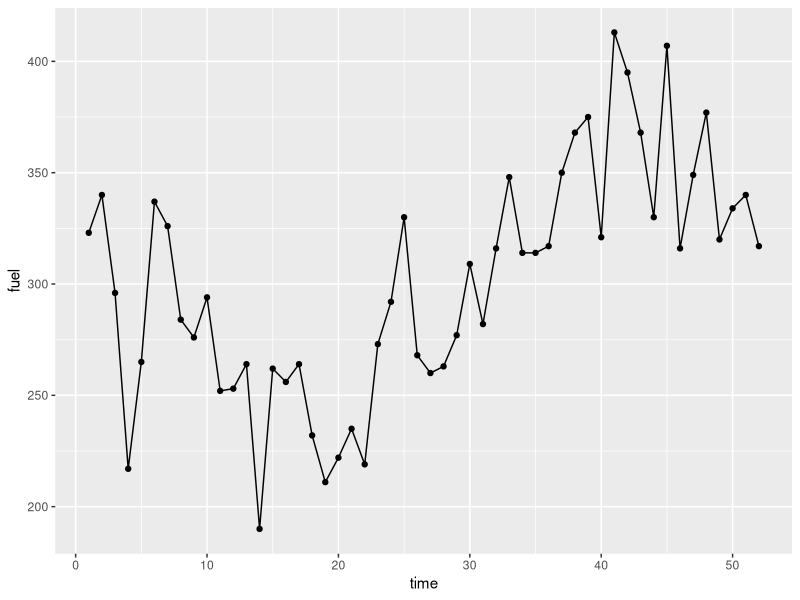
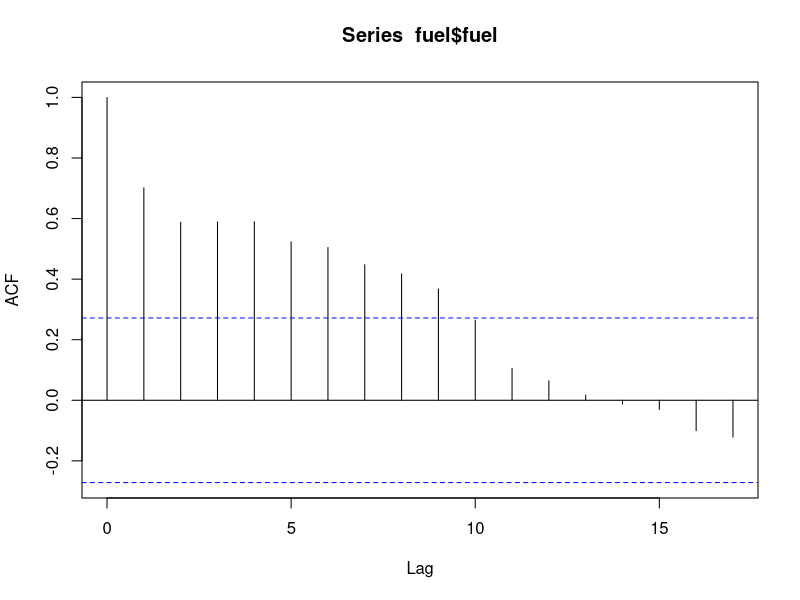
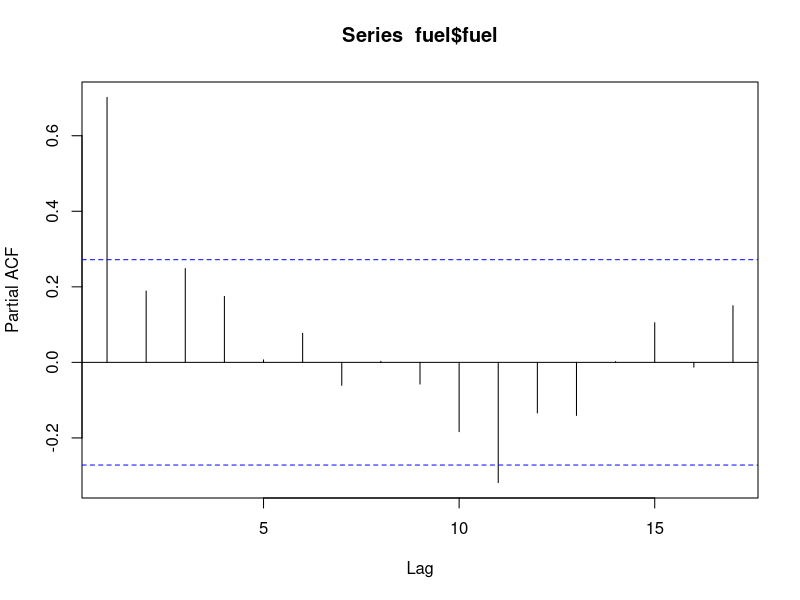
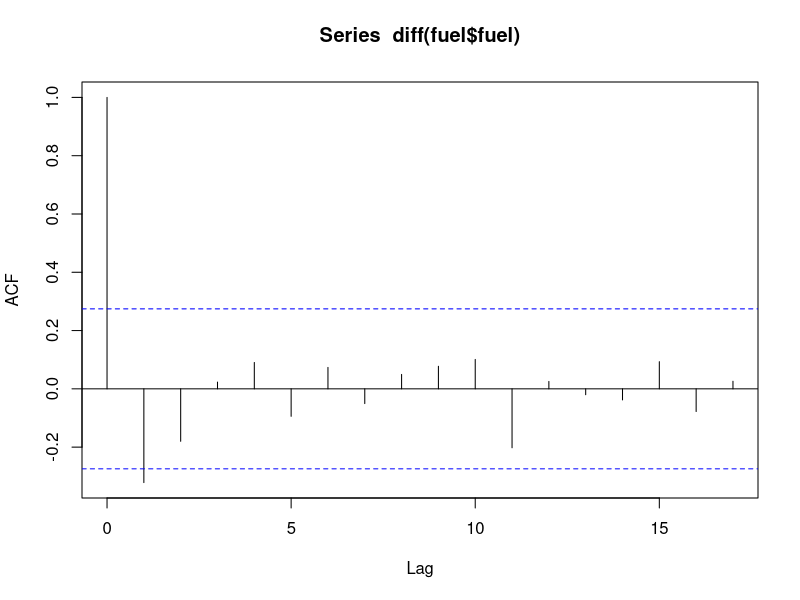
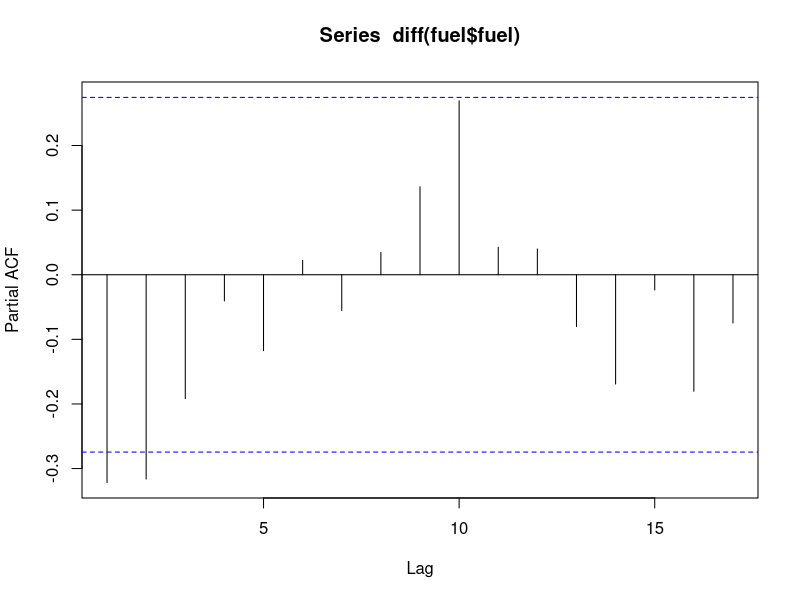
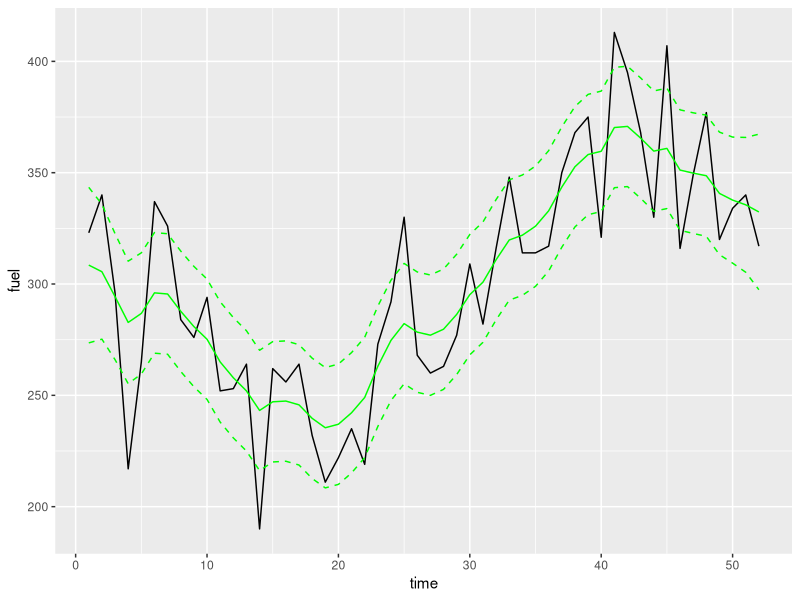
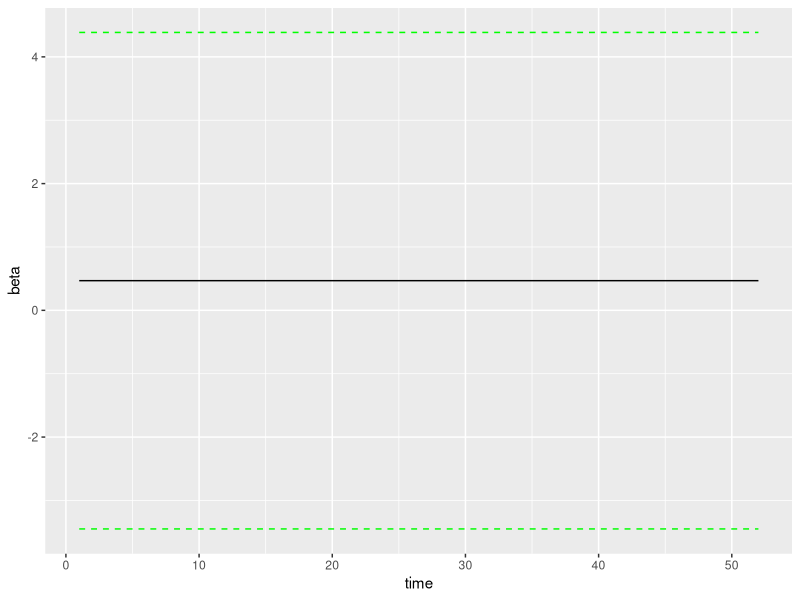
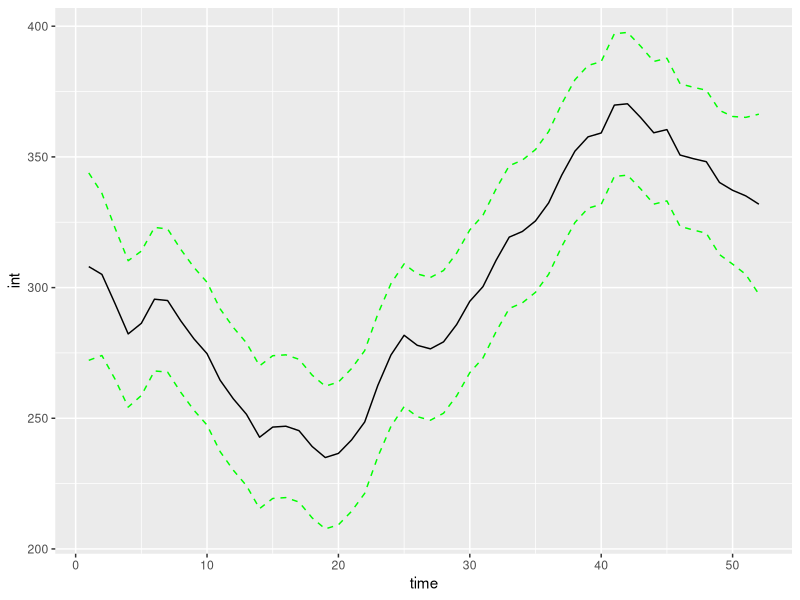

These charts were generated, in order, by the following R code:
## ---- chunk 1
knitr::opts_chunk$set(echo = TRUE)
## ---- chunk 2
library(tidyverse)
## ---- chunk 3
fuel = read_csv("fuel_cell_quarterly.csv", col_names = FALSE)
combustion = read_csv("combustion_engine_quarterly.csv", col_names = FALSE)

head(fuel)
names(fuel) = "fuel"
names(combustion) = "combustion"
head(cbind(fuel,combustion))
## ---- chunk 4
fuel = fuel %>% mutate(time = seq(1,length(fuel)))
fuel
## ---- chunk 5
ggplot(fuel, aes(x=time, y=fuel)) +
  geom_point() +
  geom_line()
## ---- chunk 6
acf(fuel$fuel)
acf(fuel$fuel, type="partial")
acf(diff(fuel$fuel))
acf(diff(fuel$fuel), type="partial")
## ---- chunk 7
YY = fuel$fuel
ls.out = lm(fuel~time, data = fuel, subset = time<5 )
coef = ls.out$coefficients
bb = c(sum(coef), coef[2])
bb
## ---- chunk 8
#This is the function that computes the likelihood for LLM with
#sigma.alpha is factored out of the model
#need 
#YY: time series and
#bb: vector (a+b, b), a and b are the LSE of intercept and slope of the LS line using
#the first few observations of YY
lik<-function(vec){
sigma.eps = 1
sigma.gnu = vec[1]
sigma.eta = vec[2]
#theta = vec[3]#this is for AR
#theta<-1#this is for a random walk for beta values
y = YY
ll = length(y)
aux = c(1,1,0,1)
TT = matrix(aux,2,2,byrow=T)
lTT = nrow(TT)
#A<-cbind(diag(rep(1,lTT)),rep(0,lTT))
A = cbind(diag(-1,lTT),bb)#
ncA0 = ncol(A)
QQ = matrix(0,ncA0,ncA0)
DD = rep(0,ll)
elem = c((sigma.gnu^2),0,0,(sigma.eta^2))
HHt = matrix(elem,lTT,lTT,byrow=T)
#P<-matrix(rep(0,lTT^2),lTT,lTT)
P0 = matrix(0, lTT, lTT)
P = P0
Z = matrix(c(1,0),1,lTT)
#
for (i in 1:ll){
GGt = sigma.eps^2
aux2 = matrix(c(rep(0,(ncA0-1)),y[i]),1,ncA0)
E = aux2-Z%*%A
D = Z%*%P%*%t(Z) + GGt
DD[i] = D
Dinv = 1/D
K = TT %*% P %*% t(Z) %*% Dinv
A = TT %*% A + K %*% E
L = TT - K %*% Z
P = L %*% P %*% t(TT) + HHt
QQ = QQ + t(E) %*% Dinv %*% E
}
#print(QQ)
#
SS = QQ[(1:lTT),(1:lTT)]
aux = eigen(SS)$values
ldSS = sum(log(aux))
qqq = as.matrix(QQ[((lTT+1):ncA0),((lTT+1):ncA0)])
ss = QQ[(1:lTT),((lTT+1):ncA0)]
Sinv = solve(SS)
gamma.est = Sinv %*% ss
sigma2.est = (qqq - t(ss) %*% Sinv %*% ss)/ll
sigma2.est = as.numeric(sigma2.est)
sigmatilde2 = (ll/(ll-ncA0+1))*sigma2.est
#linfty<-(-0.5)*((ll-ncA0+1)*(1+log(sigmatilde2))+ldSS+sum(log(abs(DD))))
loglik = (-0.5)*((ll-ncA0+1)*(1+log(sigmatilde2))+sum(log(abs(DD))))
-loglik}
## ---- chunk 9
lik(c(.05,.05))
min.out = nlminb(c(1,1), lik)
min.out$par
## ---- chunk 10
#locally linear trend
#####################
#This is the DKF 
# The state space form is
#     y(x)  =  Z(x)*alpha(x) + G*u(x)
#alpha(x+1) = TT*alpha(x) + H*u(x)
# the DKF is initialized with A0 and P0 (Q0=0).
#
#sigma.eps^2 is concentrated out
#
dkf = function(vec, YY){
sigma.eps = 1
sigma.gnu = vec[1]
sigma.eta = vec[2]
y = YY
ll = length(y)
aux = c(1, 1, 0, 1)
TT = matrix(aux, 2, 2, byrow=T)
#print(TT)
lTT = nrow(TT)
A = cbind(diag(-1, lTT), bb)
#print(A)
ncA0 = ncol(A)
QQ = matrix(0, ncA0, ncA0)
DD = rep(0, ll)
EE = matrix(0, 1, (ncA0*ll))
AA = matrix(rep(0, ncA0 * lTT * (ll + 1)), lTT, (ncA0 * (ll + 1)))
AA[,(1:ncA0)] = A
PP = matrix(rep(0,(lTT*lTT*(ll+1))),lTT,(lTT*(ll+1)))
KK = matrix(rep(0,(lTT*ll)),lTT,ll)
elem = c((sigma.gnu^2), 0, 0, (sigma.eta^2))
HHt = matrix(elem,lTT,lTT,byrow=T)
P = matrix(0 ,lTT,lTT)
PP[ ,(1:lTT)] = P
ee = rep(0,ll)
mse.ee = rep(0,ll)
for (i in 1:ll){
Z = matrix(c(1,0),1,lTT)
GGt = sigma.eps^2
aux2 = matrix(c(rep(0,(ncA0-1)),y[i]),1,ncA0)
E = aux2-Z%*%A
EE[,((i-1)*ncA0+1):(i*ncA0)] = E
EEgam = matrix(E[,(1:lTT)],1,lTT)
D = Z%*%P%*%t(Z) + GGt
DD[i] = D
Dinv = 1/D
K = TT %*% P %*% t(Z) %*% Dinv
KK[,i] = K
A = TT %*% A + K %*% E
AA[,((i*ncA0+1):((i+1)*ncA0))] = A
L = TT-K%*%Z
P = L%*%P%*%t(TT) + HHt
PP[,((i*lTT+1):((i+1)*lTT))] = P
if (i>2){
SS = QQ[(1:lTT),(1:lTT)]
#print(eigen(SS)$values)
SSinv = solve(SS)
ss = QQ[(1:lTT),((lTT+1):ncA0)]
gamma = SSinv%*%ss
aux = matrix(c(-gamma,1),ncA0,1)
ee[i] = E%*%aux
mse.ee[i] = EEgam%*%SSinv%*%t(EEgam)}
#junk<-t(E)%*%Dinv%*%E
#print(eigen(junk)$values)
QQ = QQ+t(E)%*%Dinv%*%E}
SS = QQ[(1:lTT),(1:lTT)]
aux = eigen(SS)$values
#print(aux)
ldSS = sum(log(aux))
qqq = as.matrix(QQ[((lTT+1):ncA0),((lTT+1):ncA0)])
ss = QQ[(1:lTT),((lTT+1):ncA0)]
Sinv = solve(SS)
gamma.est = Sinv %*% ss
sigma2.est = (qqq-t(ss) %*% Sinv %*% ss)/ll
sigma2.est = as.numeric(sigma2.est)
mse.gamma.est = sigma2.est*Sinv
mse.ee = sigma2.est * (DD + mse.ee)
l0 = (-0.5) * (ll*(1 + log(sigma2.est)) + sum(log(abs(DD))))
sigmatilde2 = (ll/(ll - ncA0 + 1)) * sigma2.est
linfty = (-0.5)*((ll-ncA0+1)*(1 + log(sigmatilde2)) + ldSS + sum(log(abs(DD))))
ee.std = ee/sqrt(mse.ee)
list(gamma.est = gamma.est, mse.gamma = mse.gamma.est, linfty = linfty, l0 = l0, ncA0 = ncA0, ll = ll,
D=DD, E=EE, Z=Z, A = AA, P = PP, K = KK, TT = TT, y = y, ee = ee, mse.ee = mse.ee, ee.std = ee.std,
sigma2 = sigma2.est, 
sigma.eps2 = sigma2.est*sigma.eps^2,
sigma.gnu2 = sigma2.est*sigma.gnu^2,
sigma.eta2 = sigma2.est*sigma.eta^2,
sigma.eps = sqrt(sigma2.est*sigma.eps^2),
sigma.gnu = sqrt(sigma2.est*sigma.gnu^2),
sigma.eta = sqrt(sigma2.est*sigma.eta^2)
)}
## ---- chunk 11
dkf.out = dkf(min.out$par, fuel$fuel)
## ---- chunk 12
#This is the smoothing filter.
#Run the DKF first
#
smfilt = function(dkf.out){
y = dkf.out$y
ll = length(y)
TT = dkf.out$TT
lTT = ncol(TT)
ncA0 = dkf.out$ncA0
N = matrix(0,lTT,ncA0)
R = matrix(0,lTT,lTT)
Z = dkf.out$Z
ncolZ = ncol(Z)
gamma.est = dkf.out$gamma.est
mse.gamma = as.matrix(dkf.out$mse.gamma)
sigma2 = as.numeric(dkf.out$sigma2)
alphahat = matrix(0,ncolZ,ll)
mse.alphahat = matrix(0,lTT,lTT*ll)
for (i in 1:ll){
#Z = matrix(dkf.out$Z[ll-i+1,],1,ncolZ)
tZ = t(Z)
D = dkf.out$D[(ll-i+1)]
E = dkf.out$E[,((ll*ncA0-ncA0*i+1):(ncA0*ll-ncA0*(i-1)))]
A = dkf.out$A[,((ll*ncA0-ncA0*i+1):(ncA0*ll-ncA0*(i-1)))]
P = dkf.out$P[,((ll*ncolZ-ncolZ*i+1):(ncolZ*ll-ncolZ*(i-1)))]
K = matrix(dkf.out$K[,(ll-i+1)],ncolZ,1)
L = TT-K%*%Z
Dinv = 1/D
Dinv = as.numeric(Dinv)
tL = t(L)
junk = Dinv*tZ
N = junk%*%E +tL%*%N
R = Dinv*(tZ%*%Z)+tL%*%R%*%L
Naux = (A+P%*%N)
Naux2 = Naux%*%matrix(c(-gamma.est,1),ncA0,1)
alphahat[,ll-i+1] = Naux2
Naux2 = as.matrix(Naux[,(1:lTT)])
mse = (sigma2*(P-P%*%R%*%P))+(Naux2%*%mse.gamma%*%t(Naux2))
mse.alphahat[, (2*ll-2*i+1):(2*ll-2*i+2)] = mse
}
#eband.low<-alphahat-2*sqrt(mse.alphahat)
#eband.high<-alphahat+2*sqrt(mse.alphahat)
list(alpha=alphahat, mse.alpha = mse.alphahat)
}
## ---- chunk 13
sm.out = smfilt(dkf.out)
sm.out$alpha
sm.out$mse.alpha
## ---- chunk 14
alpha = sm.out$alpha
mse.alpha = sm.out$mse.alpha
ll = dkf.out$ll
print(ll)
## ---- chunk 15
# mu
Z1 = matrix(c(1,0),1,2)
mu = alpha[1,]
# beta
Z2 = matrix(c(0,1),1,2)
beta = alpha[2,]
#intercept
Z3 = matrix (c(1,-1),1,2)
int = mu - beta
mse.mu = rep(0,ll)
mse.beta = rep(0,ll)
mse.int = rep(0,ll)
for (i in 1:ll){
msealpha = mse.alpha[,(2*i-1):(2*i)]  
mse.beta[i] = Z2 %*% msealpha %*% t(Z2)
mse.mu[i] = Z1 %*% msealpha %*% t(Z1)
mse.int[i] = Z3 %*% msealpha %*% t(Z3)
}

df = tibble(mu, mse.mu, beta, mse.beta, int, mse.int)
df = cbind(fuel, df)
df = mutate(df, mu.low = mu - 2*sqrt(mse.mu))
df = mutate(df, mu.hi = mu + 2*sqrt(mse.mu))
df = mutate(df, beta.low = beta - 2*sqrt(mse.beta))
df = mutate(df, beta.hi = beta + 2*sqrt(mse.beta))
df = mutate(df, int.low = int -2*sqrt(mse.int))
df = mutate(df, int.hi = int + 2*sqrt(mse.int))
df
## ---- chunk 16
par(mfrow=c(2,2))
ggplot(df, aes(x=time, y=fuel)) +
  geom_line() +
  geom_line(aes(x=time, y = mu), col="green") +
  geom_line(aes(x=time, y = mu.low), linetype = "dashed", col = "green") +
  geom_line(aes(x=time, y = mu.hi), linetype = "dashed", col = "green") 

ggplot(df, aes(x=time, y = beta)) +
  geom_line() +
  geom_line(aes(x=time, y = beta.low), linetype = "dashed", col = "green") +
  geom_line(aes(x=time, y = beta.hi), linetype = "dashed", col = "green") 

ggplot(df, aes(x=time, y = int)) +
  geom_line() +
  geom_line(aes(x=time, y = int.low), linetype = "dashed", col = "green") +
  geom_line(aes(x=time, y = int.hi), linetype = "dashed", col = "green") 

